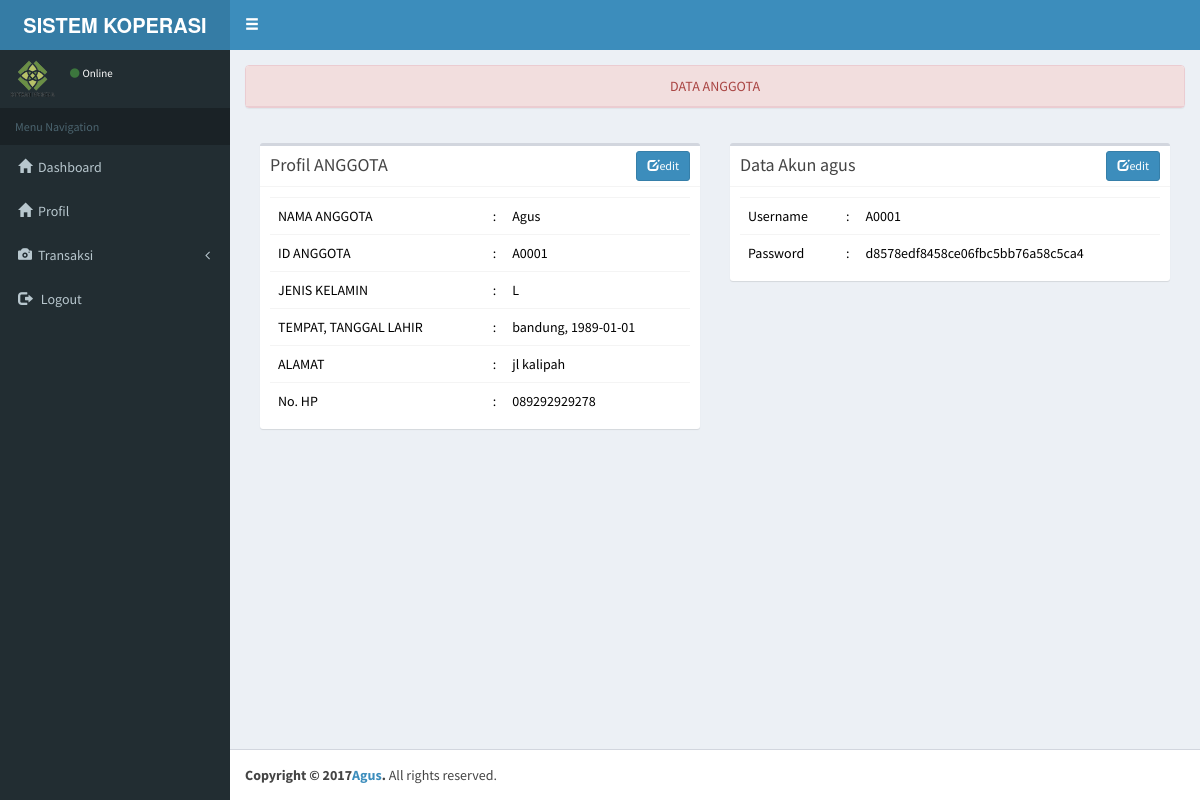
The page /mediaanggota.php?modul=anggota&act=list (signed in) on the database its author committed.
### tables this page shows
CREATE TABLE `anggota` (
  `id_anggota` char(5) NOT NULL,
  `namaanggota` varchar(50) NOT NULL,
  `jk` char(2) NOT NULL,
  `tempat_lahir` varchar(50) NOT NULL,
  `tgl_lahir` date NOT NULL,
  `alamat` varchar(50) NOT NULL,
  `hp` char(12) NOT NULL,
  PRIMARY KEY (`id_anggota`)
);

CREATE TABLE `users` (
  `id` int(11) NOT NULL AUTO_INCREMENT,
  `user_id` varchar(50) NOT NULL,
  `password` varchar(50) NOT NULL,
  `namalengkap` varchar(100) DEFAULT NULL,
  `level` varchar(50) NOT NULL,
  PRIMARY KEY (`id`)
);

### modul_ANGGOTA/anggota/list.php (the view, shortened to what this page needs)
<center><div class="panel panel-danger">
  <div class="panel-heading">DATA ANGGOTA</div></div></center>
<?php
    $id_anggota   = $_SESSION['namauser'];
    $sql = mysqli_query($koneksi,"SELECT * FROM anggota WHERE id_anggota='$id_anggota'");
    $r = mysqli_fetch_array($sql)
?>
    <section class="content">
      <div class="row">
        <div class="col-md-6">
          <div class="box">
            <div class="box-header with-border">
              <h3 class="box-title">Profil ANGGOTA</h3>
              <div class="box-tools">
                <a href="mediaanggota.php?modul=anggota&act=edit&id_anggota=<?php echo $r['id_anggota']; ?>" class='btn btn-primary btn-sm'>
            <span class='glyphicon glyphicon-edit' aria-hidden='true'></span>edit</a>
              </div>
            </div>
            <div class="box-body">
              <table class="table responsive">
                <tr>
                  <td>NAMA ANGGOTA</td>
                  <td style="width: 10px">:</td>
                  <td><?php echo $r['namaanggota']; ?></td>
                </tr>
                <tr>
                  <td>ID ANGGOTA</td>
                  <td style="width: 10px">:</td>
                  <td><?php echo $r['id_anggota']; ?></td>
                </tr>
                <tr>
                  <td>JENIS KELAMIN</td>
                  <td style="width: 10px">:</td>
                  <td><?php echo $r['jk']; ?></td>
                </tr>
                <tr>
                  <td>TEMPAT, TANGGAL LAHIR</td>
                  <td style="width: 10px">:</td>
                  <td><?php echo"$r[tempat_lahir], $r[tgl_lahir]"; ?></td>
                </tr>
                <tr>
                  <td>ALAMAT</td>
                  <td style="width: 10px">:</td>
                  <td><?php echo $r['alamat']; ?></td>
                </tr>
                <tr>
                  <td>No. HP</td>
                  <td style="width: 10px">:</td>
                  <td><?php echo $r['hp']; ?></td>
                </tr>
              </table>
            </div>
          </div>
          </div>
          <?php $query =mysqli_query($koneksi,"SELECT*FROM users WHERE user_id='$r[id_anggota]'");
            $cek    =mysqli_num_rows($query);
            if ($cek>0){?>
          <div class="col-md-6">
          <div class="box">
            <div class="box-header with-border">
              <h3 class="box-title">Data Akun <?php echo $_SESSION['nama']  ?></h3>
              <div class="box-tools">
                <a href="mediaanggota.php?modul=anggota&act=edit_pass&id_anggota=<?php echo $r['id_anggota']; ?>" class='btn btn-primary btn-sm'>
            <span class='glyphicon glyphicon-edit' aria-hidden='true'></span>edit</a>
              </div>
            </div>
            <?php
                $data = mysqli_fetch_array($query);
            ?>
            <div class="box-body">
              <table class="table responsive">
                <tr>
                  <td>Username</td>
                  <td style="width: 10px">:</td>
                  <td><?php echo $data['user_id']; ?></td>
                </tr>
                <tr>
                  <td>Password</td>
                  <td style="width: 10px">:</td>
                  <td><?php echo $data['password']; ?></td>
                </tr>
              </table>
            </div>
          </div>
          </div>
          <?php } ?>
          </div>
          </section>

### rows shown on the page
anggota: namaanggota "Agus", id_anggota "A0001", jk "L", tempat_lahir "bandung", tgl_lahir "1989-01-01", alamat "jl kalipah", hp "089292929278"
users: user "A0001", password "d8578edf8458ce06fbc5bb76a58c5ca4"

### other values the page prints
$_SESSION['nama'] "agus"
